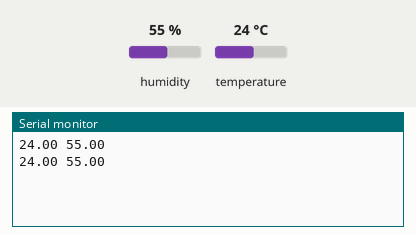
Simulated run of this sketch. Board: Arduino Uno, built with avr-gcc and run on an emulated ATmega328P. Shown: the last lines printed to the serial monitor. Inputs (shaded band) come from the test bench; at power-on: humidity 55 %, temperature 24 °C.

Above: at 5.8 s.
5.9 s: humidity set to 22 %
At 10.6 s:
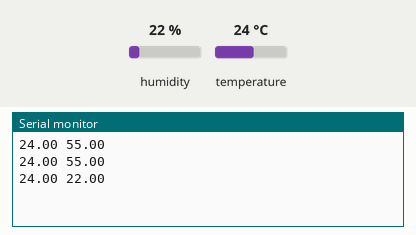
11.9 s: temperature set to 12 °C
At 15.9 s:
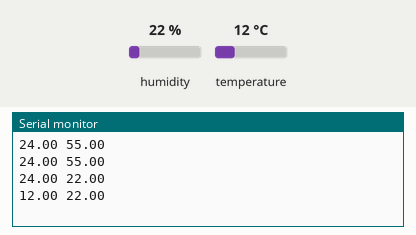
17.9 s: humidity set to 40 %
At 21.2 s:
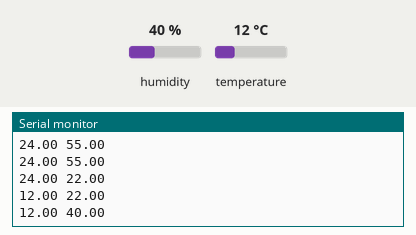
Timing chart, 0 to 22.7 s (numbered marks = the images above; inputs shaded):
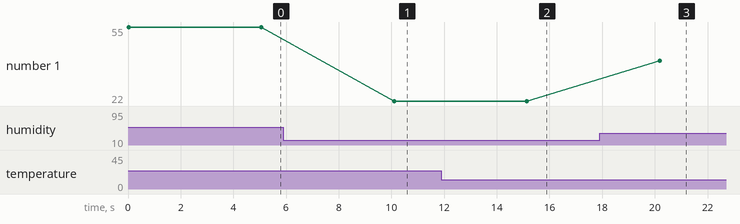

The sketch:

envia_esp32_dht.ino
```cpp
#include <DHT_U.h>             // Libreria Adafruit Unified Sen
#include "SoftwareSerial.h"
#include <DHT.h>

#define DHTPIN 2       // Pin del sensor DHT11 conectado al Arduino
#define DHTTYPE DHT11  // Tipo de sensor DHT

DHT dht(DHTPIN, DHTTYPE);

SoftwareSerial mySerial(5, 6);

int sensor = 0;     // Variable que almacena valor cero
float temperatura;  // Variable de tipo flotante que almacena la lectura de la temperatura
float humedad;      // Variable de tipo flotante que almacena la lectura de la humedad

void setup() {
  Serial.begin(9600);    // Iniciar comunicación serial
  mySerial.begin(9600);  // Iniciar comunicación serial
  dht.begin();           // Iniciar sensor DHT11

}

void loop() {

  sensor = digitalRead(DHTPIN);         // Lee el sensor
  float temperatura = dht.readTemperature();  // La lectura de temperatura del DHT la almacena en la variable flotante temperatura
  float humedad = dht.readHumidity();         // La lectura de humedad del DHT la almacena en la variable flotante humedad

  Serial.print(temperatura);            // Impresión de variable temperatura en el puerto serial
  Serial.print(" ");                  // Impresión de una coma y espacio para facilitar visualización y separación en el puerto serial
  Serial.print(humedad);           // Impresión de variable humedad en el puerto serial
  Serial.println(" ");                // Impresión de una coma y espacio para facilitar visualización y separación en el puerto serial
  mySerial.print(temperatura);            // Impresión de variable temperatura en el puerto serial
  mySerial.print(" ");                  // Impresión de una coma y espacio para facilitar visualización y separación en el puerto serial
  mySerial.print(humedad);           // Impresión de variable humedad en el puerto serial
  mySerial.println(" ");                // Impresión de una coma y espacio para facilitar visualización y separación en el puerto serial
  delay(5000);  // Esperar 2 segundos antes de volver a leer los datos
}
```

Measured:
- after the input at 5.9 s, the serial monitor: prints a new line after 4.2 s (image 1)
- after the input at 11.9 s, the serial monitor: prints a new line after 3.2 s (image 2)
- after the input at 17.9 s, the serial monitor: prints a new line after 2.3 s (image 3)
- plotted number 1: 55 → 22 after the input at 5.9 s, 22 → 40 after the input at 17.9 s
